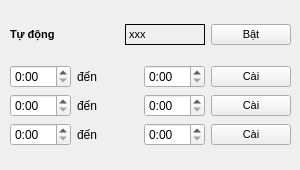
    <widget class="QWidget" name="tab_khach">
     <attribute name="title">
      <string>Khách</string>
     </attribute>
     <widget class="QWidget" name="layoutWidget_10">
      <property name="geometry">
       <rect>
        <x>10</x>
        <y>10</y>
        <width>281</width>
        <height>151</height>
       </rect>
      </property>
      <layout class="QVBoxLayout" name="verticalLayout_18">
       <item>
        <layout class="QVBoxLayout" name="verticalLayout_19">
         <item>
          <layout class="QHBoxLayout" name="horizontalLayout_32">
           <item>
            <widget class="QLabel" name="label_lock_stt_text_24">
             <property name="font">
              <font>
               <pointsize>8</pointsize>
               <bold>true</bold>
              </font>
             </property>
             <property name="frameShape">
              <enum>QFrame::Shape::NoFrame</enum>
             </property>
             <property name="text">
              <string>Tự động</string>
             </property>
            </widget>
           </item>
           <item>
            <widget class="QLabel" name="label_autoKhach">
             <property name="sizePolicy">
              <sizepolicy hsizetype="Minimum" vsizetype="Minimum">
               <horstretch>0</horstretch>
               <verstretch>0</verstretch>
              </sizepolicy>
             </property>
             <property name="maximumSize">
              <size>
               <width>80</width>
               <height>16777215</height>
              </size>
             </property>
             <property name="font">
              <font>
               <pointsize>8</pointsize>
              </font>
             </property>
             <property name="frameShape">
              <enum>QFrame::Shape::Box</enum>
             </property>
             <property name="text">
              <string>xxx</string>
             </property>
            </widget>
           </item>
           <item>
            <widget class="QPushButton" name="pushButton_autoKhach">
             <property name="maximumSize">
              <size>
               <width>80</width>
               <height>16777215</height>
              </size>
             </property>
             <property name="font">
              <font>
               <pointsize>8</pointsize>
              </font>
             </property>
             <property name="text">
              <string>Bật</string>
             </property>
            </widget>
           </item>
          </layout>
         </item>
        </layout>
       </item>
       <item>
        <layout class="QVBoxLayout" name="verticalLayout_20">
         <item>
          <layout class="QHBoxLayout" name="horizontalLayout_12">
           <item>
            <widget class="QTimeEdit" name="timeEdit_khach_1">
             <property name="currentSection">
              <enum>QDateTimeEdit::Section::HourSection</enum>
             </property>
             <property name="displayFormat">
              <string>h:mm</string>
             </property>
            </widget>
           </item>
           <item>
            <widget class="QLabel" name="label_12">
             <property name="text">
              <string>đến</string>
             </property>
            </widget>
           </item>
           <item>
            <widget class="QTimeEdit" name="timeEdit_khach_11">
             <property name="currentSection">
              <enum>QDateTimeEdit::Section::HourSection</enum>
             </property>
             <property name="displayFormat">
              <string>h:mm</string>
             </property>
            </widget>
           </item>
           <item>
            <widget class="QPushButton" name="pushButton_timeKhachConfig_1">
             <property name="maximumSize">
              <size>
               <width>80</width>
               <height>16777215</height>
              </size>
             </property>
             <property name="font">
              <font>
               <pointsize>8</pointsize>
              </font>
             </property>
             <property name="text">
              <string>Cài</string>
             </property>
            </widget>
           </item>
          </layout>
         </item>
         <item>
          <layout class="QHBoxLayout" name="horizontalLayout_33">
           <item>
            <widget class="QTimeEdit" name="timeEdit_khach_2">
             <property name="currentSection">
              <enum>QDateTimeEdit::Section::HourSection</enum>
             </property>
             <property name="displayFormat">
              <string>h:mm</string>
             </property>
            </widget>
           </item>
           <item>
            <widget class="QLabel" name="label_13">
             <property name="text">
              <string>đến</string>
             </property>
            </widget>
           </item>
           <item>
            <widget class="QTimeEdit" name="timeEdit_khach_22">
             <property name="currentSection">
              <enum>QDateTimeEdit::Section::HourSection</enum>
             </property>
             <property name="displayFormat">
              <string>h:mm</string>
             </property>
            </widget>
           </item>
           <item>
            <widget class="QPushButton" name="pushButton_timeKhachConfig_2">
             <property name="maximumSize">
              <size>
               <width>80</width>
               <height>16777215</height>
              </size>
             </property>
             <property name="font">
              <font>
               <pointsize>8</pointsize>
              </font>
             </property>
             <property name="text">
              <string>Cài</string>
             </property>
            </widget>
           </item>
          </layout>
         </item>
         <item>
          <layout class="QHBoxLayout" name="horizontalLayout_34">
           <item>
            <widget class="QTimeEdit" name="timeEdit_khach_3">
             <property name="currentSection">
              <enum>QDateTimeEdit::Section::HourSection</enum>
             </property>
             <property name="displayFormat">
              <string>h:mm</string>
             </property>
            </widget>
           </item>
           <item>
            <widget class="QLabel" name="label_14">
             <property name="text">
              <string>đến</string>
             </property>
            </widget>
           </item>
           <item>
            <widget class="QTimeEdit" name="timeEdit_khach_33">
             <property name="currentSection">
              <enum>QDateTimeEdit::Section::HourSection</enum>
             </property>
             <property name="displayFormat">
              <string>h:mm</string>
             </property>
            </widget>
           </item>
           <item>
            <widget class="QPushButton" name="pushButton_timeKhachConfig_3">
             <property name="maximumSize">
              <size>
               <width>80</width>
               <height>16777215</height>
              </size>
             </property>
             <property name="font">
              <font>
               <pointsize>8</pointsize>
              </font>
             </property>
             <property name="text">
              <string>Cài</string>
             </property>
            </widget>
           </item>
          </layout>
         </item>
        </layout>
       </item>
      </layout>
     </widget>
    </widget>
